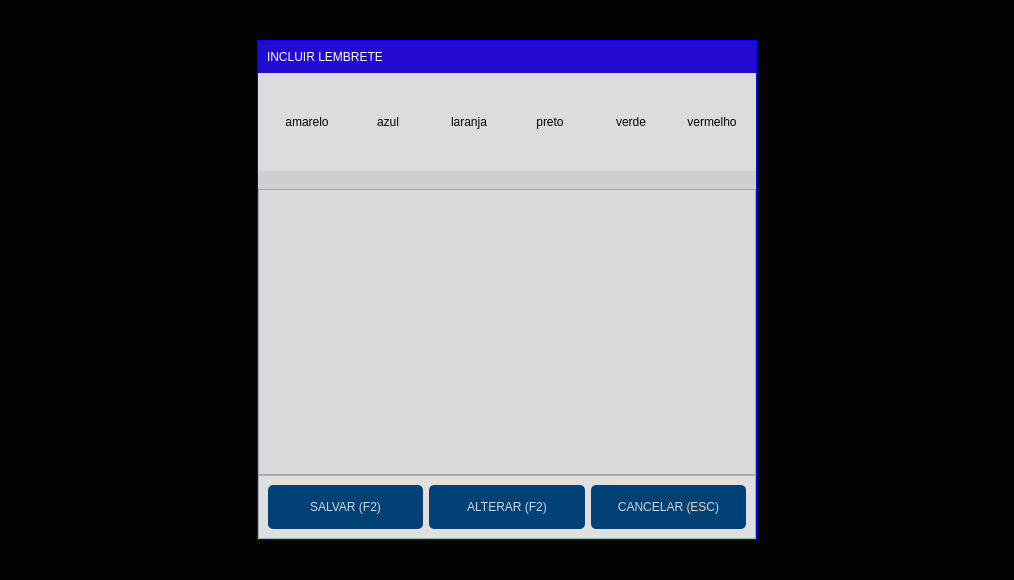
<?xml version="1.0" encoding="UTF-8"?>
<ui version="4.0">
 <class>FormLembrete</class>
 <widget class="QWidget" name="FormLembrete">
  <property name="geometry">
   <rect>
    <x>0</x>
    <y>0</y>
    <width>1014</width>
    <height>580</height>
   </rect>
  </property>
  <property name="windowTitle">
   <string>lembrete</string>
  </property>
  <property name="styleSheet">
   <string notr="true">background-color: rgb(0, 0, 0,200);</string>
  </property>
  <layout class="QVBoxLayout" name="verticalLayout">
   <property name="spacing">
    <number>0</number>
   </property>
   <property name="leftMargin">
    <number>0</number>
   </property>
   <property name="topMargin">
    <number>0</number>
   </property>
   <property name="rightMargin">
    <number>0</number>
   </property>
   <property name="bottomMargin">
    <number>0</number>
   </property>
   <item>
    <widget class="QWidget" name="widget" native="true">
     <layout class="QHBoxLayout" name="horizontalLayout">
      <property name="spacing">
       <number>0</number>
      </property>
      <property name="leftMargin">
       <number>0</number>
      </property>
      <property name="topMargin">
       <number>0</number>
      </property>
      <property name="rightMargin">
       <number>0</number>
      </property>
      <property name="bottomMargin">
       <number>0</number>
      </property>
      <item>
       <spacer name="horizontalSpacer_2">
        <property name="orientation">
         <enum>Qt::Horizontal</enum>
        </property>
        <property name="sizeHint" stdset="0">
         <size>
          <width>40</width>
          <height>20</height>
         </size>
        </property>
       </spacer>
      </item>
      <item>
       <widget class="QWidget" name="widget_2" native="true">
        <property name="minimumSize">
         <size>
          <width>500</width>
          <height>500</height>
         </size>
        </property>
        <property name="maximumSize">
         <size>
          <width>500</width>
          <height>500</height>
         </size>
        </property>
        <property name="styleSheet">
         <string notr="true">QWidget#widget_2{
border:1px solid blue;
	background-color: rgb(255, 255, 255);
}</string>
        </property>
        <layout class="QVBoxLayout" name="verticalLayout_2">
         <property name="spacing">
          <number>0</number>
         </property>
         <property name="leftMargin">
          <number>1</number>
         </property>
         <property name="topMargin">
          <number>1</number>
         </property>
         <property name="rightMargin">
          <number>1</number>
         </property>
         <property name="bottomMargin">
          <number>1</number>
         </property>
         <item>
          <widget class="QFrame" name="frame_6">
           <property name="styleSheet">
            <string notr="true">QFrame#frame_6{
color:red;
border: none;
background-color:#2408D4;}

QLabel{color: white;
background-color:transparent;
font: 75 15pt &quot;MS Shell Dlg 2&quot;;
border:none
}
</string>
           </property>
           <property name="frameShape">
            <enum>QFrame::StyledPanel</enum>
           </property>
           <property name="frameShadow">
            <enum>QFrame::Raised</enum>
           </property>
           <layout class="QHBoxLayout" name="horizontalLayout_5">
            <item>
             <widget class="QLabel" name="label">
              <property name="styleSheet">
               <string notr="true"/>
              </property>
              <property name="text">
               <string>INCLUIR LEMBRETE</string>
              </property>
             </widget>
            </item>
           </layout>
          </widget>
         </item>
         <item>
          <widget class="QFrame" name="frame_2">
           <property name="minimumSize">
            <size>
             <width>0</width>
             <height>80</height>
            </size>
           </property>
           <property name="styleSheet">
            <string notr="true">background-color: rgb(220, 220, 220);
border:none;
color:black</string>
           </property>
           <property name="frameShape">
            <enum>QFrame::StyledPanel</enum>
           </property>
           <property name="frameShadow">
            <enum>QFrame::Raised</enum>
           </property>
           <layout class="QHBoxLayout" name="horizontalLayout_3">
            <item>
             <widget class="QToolButton" name="amarela">
              <property name="minimumSize">
               <size>
                <width>80</width>
                <height>80</height>
               </size>
              </property>
              <property name="text">
               <string>amarelo</string>
              </property>
              <property name="icon">
               <iconset resource="../assets/file.qrc">
                <normaloff>:/pagina/telainicial/paginaamarela.png</normaloff>:/pagina/telainicial/paginaamarela.png</iconset>
              </property>
              <property name="iconSize">
               <size>
                <width>60</width>
                <height>60</height>
               </size>
              </property>
              <property name="toolButtonStyle">
               <enum>Qt::ToolButtonTextUnderIcon</enum>
              </property>
             </widget>
            </item>
            <item>
             <widget class="QToolButton" name="azul">
              <property name="minimumSize">
               <size>
                <width>80</width>
                <height>80</height>
               </size>
              </property>
              <property name="text">
               <string>azul</string>
              </property>
              <property name="icon">
               <iconset resource="../assets/file.qrc">
                <normaloff>:/pagina/telainicial/paginaazul.png</normaloff>:/pagina/telainicial/paginaazul.png</iconset>
              </property>
              <property name="iconSize">
               <size>
                <width>60</width>
                <height>60</height>
               </size>
              </property>
              <property name="toolButtonStyle">
               <enum>Qt::ToolButtonTextUnderIcon</enum>
              </property>
             </widget>
            </item>
            <item>
             <widget class="QToolButton" name="laranja">
              <property name="minimumSize">
               <size>
                <width>80</width>
                <height>80</height>
               </size>
              </property>
              <property name="text">
               <string>laranja</string>
              </property>
              <property name="icon">
               <iconset resource="../assets/file.qrc">
                <normaloff>:/pagina/telainicial/paginalaranja.png</normaloff>:/pagina/telainicial/paginalaranja.png</iconset>
              </property>
              <property name="iconSize">
               <size>
                <width>60</width>
                <height>60</height>
               </size>
              </property>
              <property name="toolButtonStyle">
               <enum>Qt::ToolButtonTextUnderIcon</enum>
              </property>
             </widget>
            </item>
            <item>
             <widget class="QToolButton" name="preto">
              <property name="minimumSize">
               <size>
                <width>80</width>
                <height>80</height>
               </size>
              </property>
              <property name="text">
               <string>preto</string>
              </property>
              <property name="icon">
               <iconset resource="../assets/file.qrc">
                <normaloff>:/pagina/telainicial/paginapreta.png</normaloff>:/pagina/telainicial/paginapreta.png</iconset>
              </property>
              <property name="iconSize">
               <size>
                <width>60</width>
                <height>60</height>
               </size>
              </property>
              <property name="toolButtonStyle">
               <enum>Qt::ToolButtonTextUnderIcon</enum>
              </property>
             </widget>
            </item>
            <item>
             <widget class="QToolButton" name="verde">
              <property name="minimumSize">
               <size>
                <width>80</width>
                <height>80</height>
               </size>
              </property>
              <property name="text">
               <string>verde</string>
              </property>
              <property name="icon">
               <iconset resource="../assets/file.qrc">
                <normaloff>:/pagina/telainicial/paginaverde.png</normaloff>:/pagina/telainicial/paginaverde.png</iconset>
              </property>
              <property name="iconSize">
               <size>
                <width>60</width>
                <height>60</height>
               </size>
              </property>
              <property name="toolButtonStyle">
               <enum>Qt::ToolButtonTextUnderIcon</enum>
              </property>
             </widget>
            </item>
            <item>
             <widget class="QToolButton" name="vermelho">
              <property name="minimumSize">
               <size>
                <width>80</width>
                <height>80</height>
               </size>
              </property>
              <property name="text">
               <string>vermelho</string>
              </property>
              <property name="icon">
               <iconset resource="../assets/file.qrc">
                <normaloff>:/pagina/telainicial/paginavermelha.png</normaloff>:/pagina/telainicial/paginavermelha.png</iconset>
              </property>
              <property name="iconSize">
               <size>
                <width>60</width>
                <height>60</height>
               </size>
              </property>
              <property name="toolButtonStyle">
               <enum>Qt::ToolButtonTextUnderIcon</enum>
              </property>
             </widget>
            </item>
           </layout>
          </widget>
         </item>
         <item>
          <widget class="QLabel" name="lb_corest">
           <property name="font">
            <font>
             <pointsize>12</pointsize>
            </font>
           </property>
           <property name="styleSheet">
            <string notr="true">background-color: rgb(207, 207, 207);
color: rgb(0, 0, 0);</string>
           </property>
           <property name="text">
            <string/>
           </property>
           <property name="alignment">
            <set>Qt::AlignCenter</set>
           </property>
          </widget>
         </item>
         <item>
          <widget class="QPlainTextEdit" name="plainTextEdit">
           <property name="styleSheet">
            <string notr="true">background-color: rgb(218, 218, 218);</string>
           </property>
          </widget>
         </item>
         <item>
          <widget class="QFrame" name="frame">
           <property name="minimumSize">
            <size>
             <width>0</width>
             <height>50</height>
            </size>
           </property>
           <property name="styleSheet">
            <string notr="true">QFrame{
	background-color: rgb(223, 223, 223);
}
QPushButton{
background-color:rgba(2, 65, 118, 255);
color:rgba(255, 255, 255, 200);
border-radius:5px;
padding:15px;
	font: 14pt &quot;Segoe UI&quot;;
}
QPushButton:pressed{
padding-left:5px;
padding-top:5px;
background-color:rgba(2, 65, 118, 100);
background-position:calc(100% - 10px)center;
}
QPushButton:hover{
background-color:rgba(2, 65, 118, 200);
}</string>
           </property>
           <property name="frameShape">
            <enum>QFrame::StyledPanel</enum>
           </property>
           <property name="frameShadow">
            <enum>QFrame::Raised</enum>
           </property>
           <layout class="QHBoxLayout" name="horizontalLayout_2">
            <item>
             <widget class="QPushButton" name="salva">
              <property name="text">
               <string>SALVAR (F2)</string>
              </property>
              <property name="shortcut">
               <string>F2</string>
              </property>
             </widget>
            </item>
            <item>
             <widget class="QPushButton" name="bt_altera">
              <property name="text">
               <string>ALTERAR (F2)</string>
              </property>
              <property name="shortcut">
               <string>F2</string>
              </property>
             </widget>
            </item>
            <item>
             <widget class="QPushButton" name="cancelar">
              <property name="text">
               <string>CANCELAR (ESC)</string>
              </property>
              <property name="shortcut">
               <string>Esc</string>
              </property>
             </widget>
            </item>
           </layout>
          </widget>
         </item>
        </layout>
       </widget>
      </item>
      <item>
       <spacer name="horizontalSpacer">
        <property name="orientation">
         <enum>Qt::Horizontal</enum>
        </property>
        <property name="sizeHint" stdset="0">
         <size>
          <width>40</width>
          <height>20</height>
         </size>
        </property>
       </spacer>
      </item>
     </layout>
    </widget>
   </item>
  </layout>
 </widget>
 <resources>
  <include location="../assets/file.qrc"/>
 </resources>
 <connections/>
</ui>
